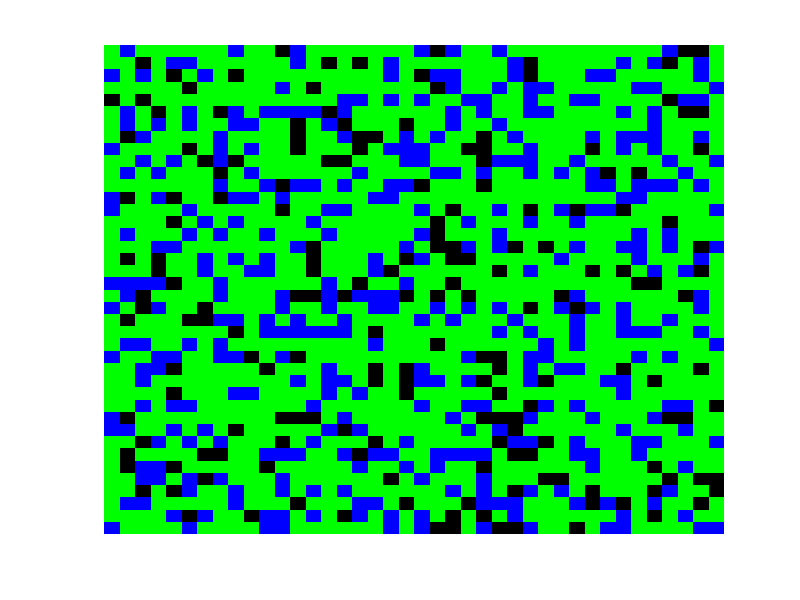

The MATLAB script that drew this image: (Note: this script raises an error after producing the figure.)
% SYDE 332
% Racial Segregation Model Attempt

% size of grid
n = 40;

% neighbourhood radius
radius = 4;

% proportion of vacancies
vacanicies_proportion = 0.1;

% number of races
T = 2;

% colors
map = [0 0 0; 1 0 0; 0 1 0; 0 0 1];

% racial dispreference parameter
% minimum fraction of friends that I need to be satisfied
sameness = 4/8;

max_iterations = 2000;

% initialize
z = zeros(n);

for i=1:n
    for j=1:n
        race_value = rand;
        if race_value > vacanicies_proportion
            if race_value < 0.76
                z(i,j) = 1; % Chinese homies
            else
                z(i,j) = 2; % Malay homies ? can add more ethnic diversity later 
            end
        end
    end
end

[row,col] = find(z(:,:,1)==0);
pos_vacancies = [row col];

figure,
imagesc(z);
colormap(map);
axis('off');

number_of_moves = zeros(1,max_iterations);

%% run simulation
total_neighbours = 8;
seg_index = [];

for k=1:max_iterations
    for i=randperm(n);
        for j=randperm(n);
            
            if z(i,j)~=0
                
                race = z(i,j);
                
                not_like_me = count_not_like_me(z,i,j);
                
                friends = total_neighbours - not_like_me;
                

                if friends/total_neighbours < sameness % need to move!
                    
                    idx = randperm(length(pos_vacancies));
                    
                    p = 1;
                    
                    new_x = pos_vacancies(idx(p),1);
                    new_y = pos_vacancies(idx(p),2);
                    
                    meets_quota = check_quota(z,i,j,new_x,new_y,T,radius, true);
                    
                    while meets_quota ~= 1
                        p = p+1;
                        new_x = pos_vacancies(idx(p),1);
                        new_y = pos_vacancies(idx(p),2);
                        meets_quota = check_quota(z,i,j,new_x,new_y,T,radius, true);
                    end
                    
                    if meets_quota && p <= length(pos_vacancies)
                        z(new_x,new_y) = z(i,j);
                        z(i,j) = 0;
                        number_of_moves(k) = number_of_moves(k) + 1;
                        pos_vacancies(idx(p),1) = i;
                        pos_vacancies(idx(p),2) = j;
                    end
                        

                end
            end

        end
    end
    
    seg_index = [seg_index, calculate_seg_index(z)];
    
    if number_of_moves(k) == 0
        disp('number of iterations to convergence: ')
        disp(k);
        disp('total number of moves to convergence: ')
        disp(sum(number_of_moves))
        break;
    end

end

% seg_index
%% plots
figure,
imagesc(z);
colormap(map);
title(['Simulation results of quota model, sameness = ' num2str(sameness) ', radius = ' num2str(radius)]);
axis('off');

figure,
plot(seg_index);
title('Segregation index');
axis([0 inf 0 1])

%% plot number of moves
% iterant = 1:max_iterations;
% figure,
% plot(log10(iterant), log10(number_of_moves));
